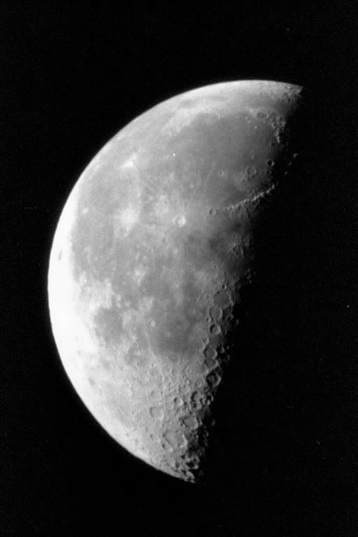
#> input picture digital-image-processing/images/moon.tif, 358 x 537 px
$ jupyter execute dip003_image_display.ipynb
#> lines starting #> are read from the running program, lines starting #| are printed output that depends on the picture; after the words box and inside, x2 and y2 are one past the last pixel; in counts of white or black regions, pixels touching at a corner belong together
[cell 1]
import skimage.io as io
import skimage as ski

[cell 2]
c = io.imread('images/moon.tif')
#> c is the input picture: shape (537, 358); min 0, max 253, mean 52.9
cd1 = c.astype(float)
cd2 = ski.util.img_as_float(c)

[cell 3]
c.dtype, cd1.dtype, cd2.dtype

[cell 4]
io.imshow(c)

[cell 5]
io.imshow(cd1)

[cell 6]
io.imshow(cd2)

[cell 7]
c.min(), c.max()
#> Out = (0, 253)

[cell 8]
cd1.min(), cd1.max()
#> Out = (0, 253)

[cell 9]
cd2.min(), cd2.max()
#> Out = (0, 0.992)

[cell 10]
io.imshow(cd1/2,vmin=0,vmax=255)
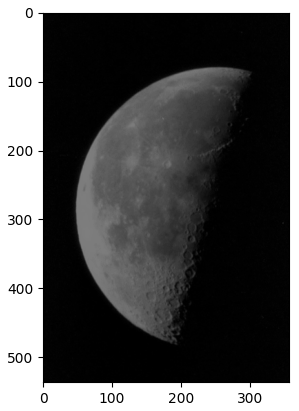
#> figure drawn by matplotlib, 1 panel

[cell 11]
io.imshow(cd1*2,vmin=0,vmax=255)
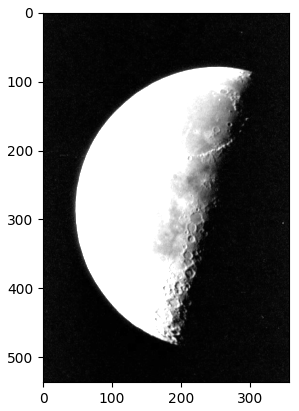
#> figure drawn by matplotlib, 1 panel

[cell 12]
import numpy as np
a = np.array([[0,80],[160,240]]).astype(np.uint8)
a

[cell 13]
(a-10)*2 # modul0 256

[cell 14]
cl = c > 129
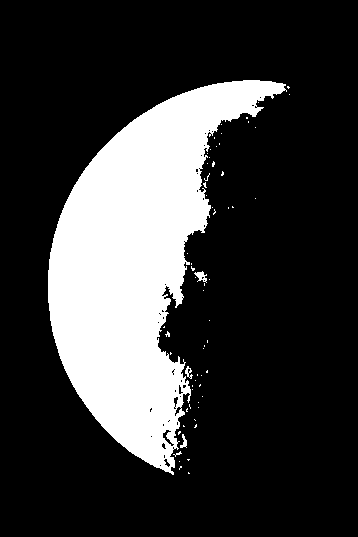
#> cl: shape (537, 358) bool; 22.1% white; 64 white regions (60 under 20 px), largest, box (x1, y1, x2, y2) and area: (48, 80, 287, 475) 42025, (194, 271, 207, 283) 79, (180, 434, 187, 448) 50, (185, 366, 193, 379) 48
cl.dtype

[cell 15]
clu = ski.util.img_as_ubyte(cl)
io.imshow(clu)

[cell 16]
clu = np.uint8(cl*255)
io.imshow(clu)

[cell 17]
clu = ski.util.img_as_float(cl)
io.imshow(clu)
